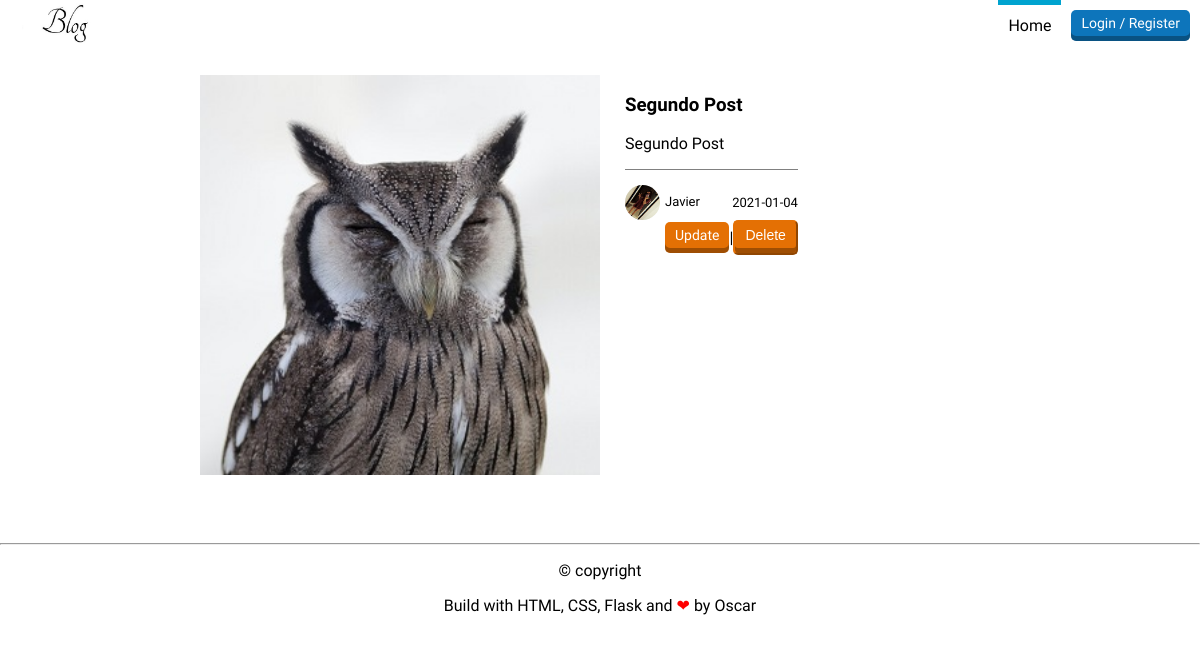
Screenshot of /post/2 with the database file from the repository.
### flaskblog/models.py (models this page shows, shortened)
class Post(db.Model):
    id = db.Column(db.Integer, primary_key=True)
    title = db.Column(db.String(100), nullable=False)
    date_posted = db.Column(db.DateTime, nullable=False, default=datetime.utcnow)
    content = db.Column(db.Text, nullable=False)
    user_id = db.Column(db.Integer, db.ForeignKey('user.id'), nullable=False)

class User(db.Model, UserMixin):
    id = db.Column(db.Integer, primary_key=True)
    username = db.Column(db.String(20), unique=True, nullable=False)
    email = db.Column(db.String(120), unique=True, nullable=False)
    image_file = db.Column(db.String(20), nullable=False, default='default.jpg')
    bio = db.Column(db.String(500), nullable=False, default='')
    facebook = db.Column(db.String(120), nullable=False, default='')
    twitter = db.Column(db.String(120), nullable=False, default='')
    password = db.Column(db.String(60), nullable=False)
    posts = db.relationship('Post', backref='author', lazy=True)

### flaskblog/routes.py (the view)
@app.route("/post/<int:post_id>")
def post(post_id):
    post = Post.query.get_or_404(post_id)
    return render_template('post.html', title=post.title, post=post)

### flaskblog/templates/post.html
{% extends "layout.html" %}
{% block content %}
    <header>
        <a href="{{ url_for('home') }}">
            <img src="{{ url_for('static', filename='profile_pics/logo.jpg') }}" alt="logo" height="40">
        </a>
        <div class="header-right">
            {% if current_user.is_authenticated %}
            <nav>
                <ul>
                    <li><a href="{{ url_for('home') }}">Home</a></li>
                    <li><a href="{{ url_for('new_post') }}">New Post</a></li>
                    <li><a href="#">Agenda</a></li>
                    <li><a class="is-active" href="{{ url_for('home') }}">Blog</a></li>
                    <li><a href="#">Info</a></li>
                    <li><a href="{{ url_for('account') }}">Account</a></li>
                </ul>
            </nav>
                <a href="{{ url_for('logout') }}" class="button red">logout</a>
            {% else %}
            <nav>
                <ul>
                    <li><a href="{{ url_for('home') }}" class="is-active">Home</a></li>
                </ul>
            </nav>
                <a href="{{ url_for('login') }}" class="button blue">Login / Register</a>
            {% endif %}
        </div>
    </header>
    <div class="formulario">
        <div class="col3">
            <img src="{{ url_for('static', filename='profile_pics/img6.jpg') }}" alt="img2" width="400" height="400">
        </div>
        <div class="description">
            <h3>{{ post.title }}</h3>
            <p>
                {{ post.content }}
            </p>
            <div class="autor">
                <p>
                    <img src="{{ url_for('static', filename='profile_pics/' + post.author.image_file) }}"
                    alt="default" width="35px" height="35px"><span>{{ post.author.username }}</span>
                </p>
                <span>{{ post.date_posted.strftime('%Y-%m-%d') }}</span>
            </div>
            <nav>
                <ul>
                    <li><a href="{{ url_for('update_post', post_id=post.id) }}" class="button red">Update</a></li>
                    <li><form action="{{ url_for('delete_post', post_id=post.id)  }}" method=POST> <input class="button red" type="submit" value="Delete"></li>
                </ul>
            </nav>
        </div>
    </div>
{% endblock content %}

### flaskblog/static/estilo.css (style rules this page uses)
body { font-family: 'allerta', sans-serif; margin: 0; color: #515151; }
a { color: #515151; }
header { background: white; height: 50px; padding: 0 10px; display: flex; justify-content: space-between; align-items: center; }
.header-right { height: inherit; display: flex; align-items: center; }
.header-right .button { margin-left: 10px; }
.button { background: gray; box-shadow: inset 0 -5px 0 rgba(0, 0, 0, .3); font-size: 14px; padding: 5px 10px 10px 10px; border-radius: 5px; text-decoration: none; color: white; transition: .2s; }
.button.red { background: #e47004; border-color: #e47004; }
.button.blue { background: #0d75bb; border-color: #0d75bb; }
nav { height: inherit; margin: 0; }
nav ul { margin: 0; height: inherit; }
nav ul { display: flex; }
nav li { list-style: none; color: black; height: inherit; display: flex; align-items: center; }
nav li:after { content: "|"; display: inline-block; }
nav li:last-child:after { display: none; }
nav a { color: black; text-decoration: none; height: inherit; display: flex; padding: 0 10px; align-items: center; }
nav a.is-active { box-shadow: inset 0 5px 0 #00a3cf; }
.autor { display: flex; justify-content: space-between; align-items: center; font-size: 13px; border-top: 1px solid gray; padding-top: 15px; }
.autor img { border-radius: 50%; vertical-align: middle; margin-right: 5px; }
.autor p { margin: 0; }
.formulario { display: flex; width: 1000px; height: 400px; color: black; margin: 25px 0 0 200px; }
.col3, .col4 { display: flex; flex-direction: column; }
.col3 { margin-right: 25px; }

### rows the page displays
Post: title "Segundo Post", content "Segundo Post", date_posted "2021-01-04"
User: image_file (picture), author.username "Javier"
